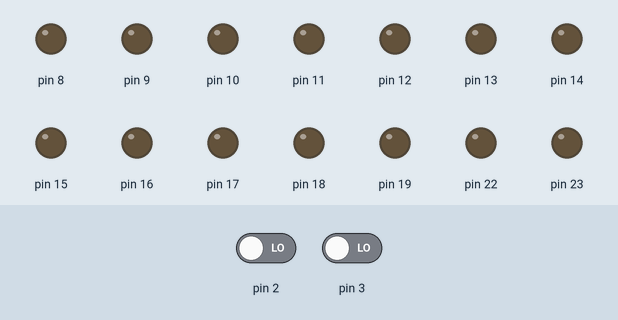
A sketch run on a simulated Arduino Uno, built with avr-gcc and run on an emulated ATmega328P. On the bench: output pins drawn as LEDs (lit = HIGH). Inputs (shaded band) come from the test bench; at power-on: pin 2 LOW, pin 3 LOW.

Above: at 0.8 s.
0.9 s: pin 2 driven HIGH
At 1.6 s:
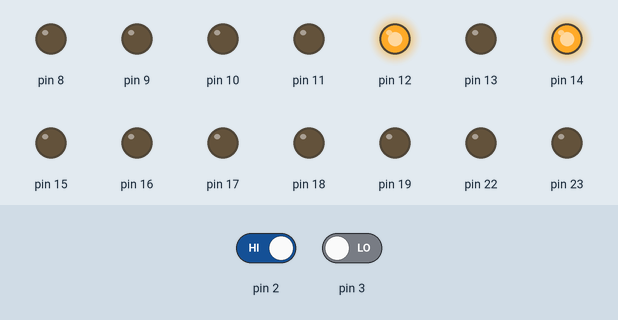
2.4 s: pin 2 driven LOW
At 2.8 s:
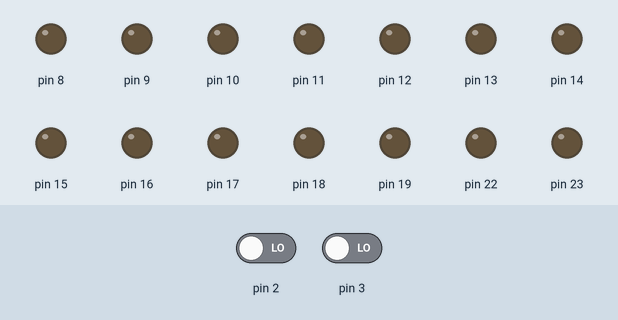
3.9 s: pin 3 driven HIGH
At 5.1 s:
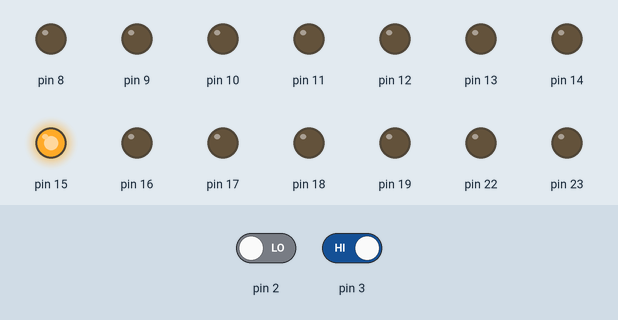
5.4 s: pin 3 driven LOW
At 6.2 s:
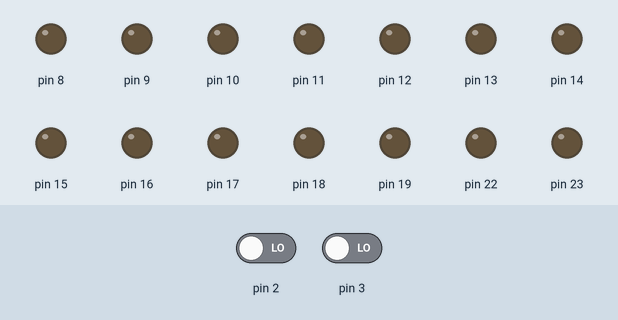
Timing chart, 0 to 7.9 s (numbered marks = the images above; inputs shaded):
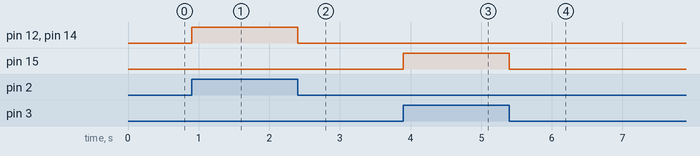

The sketch:

14.2.ino
```cpp
#include <avr/io.h>
#include <util/delay.h>
#define setbit(x,y) (x|=y)
#define checkbit(x,y)((x) & (y))
#define clearbit(x,y)(x&=~y)
#define bitn(p) (0x01<<p)

int main (void)
{
  DDRD = 0x00;
  DDRC = 0xFF;
  DDRB = 0xFF;

  while (true){
    if(checkbit(PIND, bit(2))){
      PORTC = 0x01;
      PORTB = 0x10;
    }
    else if(checkbit(PIND, bit(3))){
      PORTC = 0x02;
      PORTB = 0x00;
    }
    else{
      PORTC = 0x00;
      PORTB = 0x00;
    }
  }
}
```

Measured:
- after the input at 0.9 s, pin 12, pin 14: LOW → HIGH at once
- after the input at 2.4 s, pin 12, pin 14: HIGH → LOW at once
- after the input at 3.9 s, pin 15: LOW → HIGH at once
- after the input at 5.4 s, pin 15: HIGH → LOW at once
